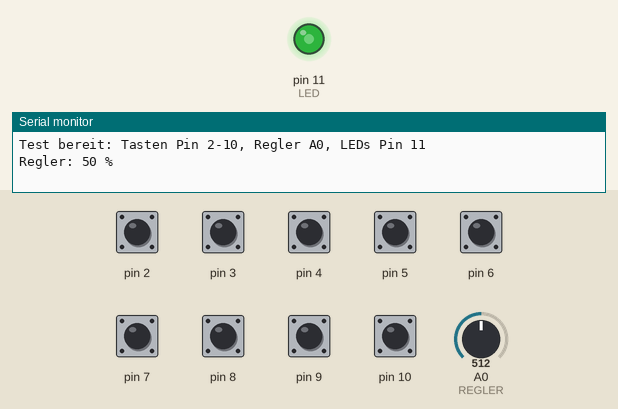
Simulated run of this sketch. Board: Arduino Mega 2560, built with avr-gcc and run on an emulated ATmega2560. On the bench: output pins drawn as LEDs (lit = HIGH), the last lines printed to the serial monitor. The test bench sets the inputs (shaded band); at power-on: pin 2–10 HIGH, A0 (REGLER) = 512.

Above: at 1.2 s.
1.3 s: pin 2 pulled LOW for 0.15 s
At 1.37 s:
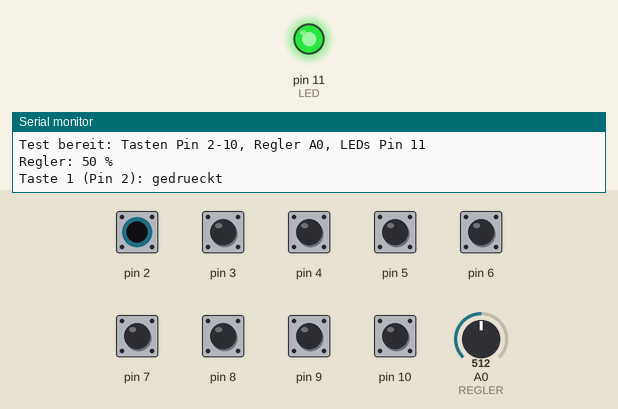
2.9 s: A0 (REGLER) set to 716
At 4.0 s:
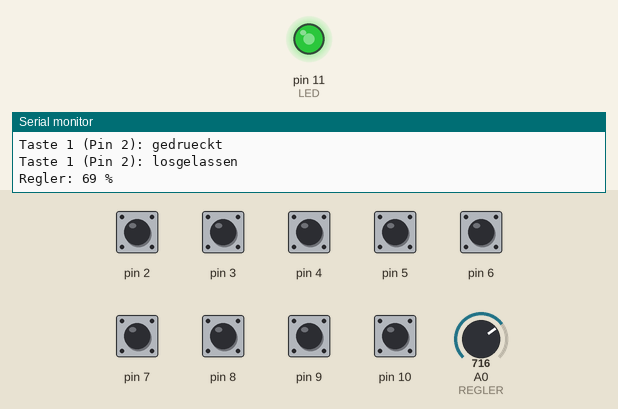
4.4 s: A0 (REGLER) set to 122
At 5.1 s:
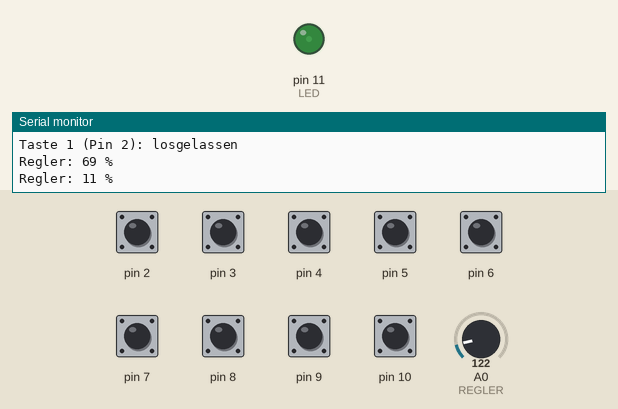
5.9 s: A0 (REGLER) set to 0
At 6.2 s:
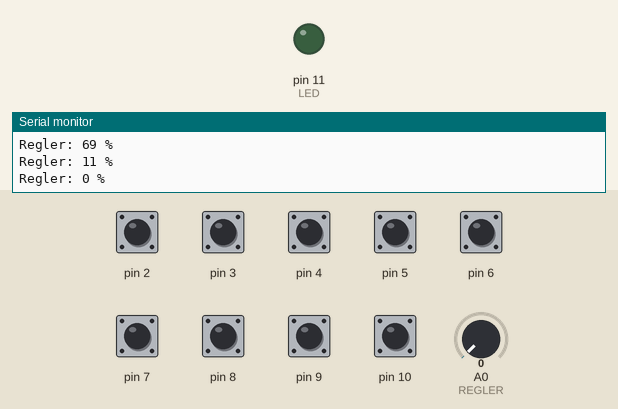
7.4 s: A0 (REGLER) set to 1023
At 8.6 s:
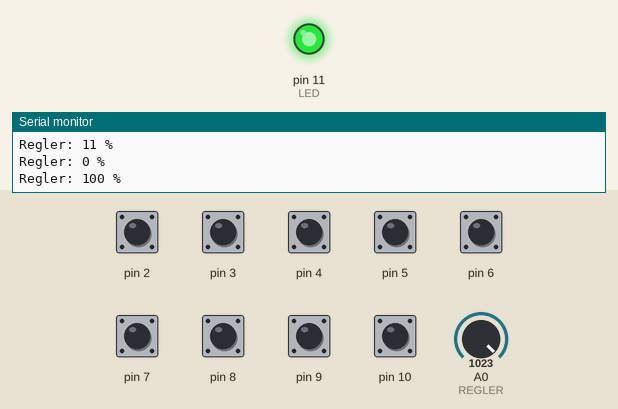
Timing chart, 0 to 9.9 s (numbered marks = the images above; inputs shaded):
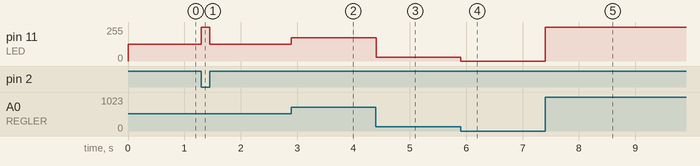

Measured:
- after the input at 1.3 s, pin 11 (LED): 127/255 → 255/255 at once, → 127/255 0.15 s later
- after the input at 2.9 s, pin 11 (LED): 127/255 → 175/255 at once
- after the input at 4.4 s, pin 11 (LED): 175/255 → 28/255 at once
- after the input at 5.9 s, pin 11 (LED): 28/255 → 0/255 at once
- after the input at 7.4 s, pin 11 (LED): 0/255 → 255/255 at once

The sketch:

tastentest.ino
```cpp
// Test für Arduino Nano: Tasten an Pin 2 bis 10 (jeweils Pin ↔ GND), Drehregler an A0, LEDs an Pin 11.
// Serial Monitor: zeigt Tastendruck und Reglerstellung. LEDs: Helligkeit folgt dem Regler, bei Tastendruck voll an.

const byte ERSTER = 2;
const byte LETZTER = 10;
const byte LED = 11;              // PWM-Pin, damit die Helligkeit regelbar ist
const byte REGLER = A0;
const unsigned long ENTPRELLEN_MS = 20;

bool unten[LETZTER + 1];
unsigned long zuletzt[LETZTER + 1];
int letzterProzent = -1;

void setup() {
  Serial.begin(9600);
  while (!Serial && millis() < 3000) {}
  for (byte p = ERSTER; p <= LETZTER; p++) {
    pinMode(p, INPUT_PULLUP);     // ohne Druck HIGH, gedrückt LOW
    unten[p] = false;
    zuletzt[p] = 0;
  }
  pinMode(LED, OUTPUT);
  Serial.println("Test bereit: Tasten Pin 2-10, Regler A0, LEDs Pin 11");
}

void loop() {
  bool irgendeine = false;
  for (byte p = ERSTER; p <= LETZTER; p++) {
    bool jetzt = digitalRead(p) == LOW;
    if (jetzt != unten[p] && millis() - zuletzt[p] > ENTPRELLEN_MS) {
      unten[p] = jetzt;
      zuletzt[p] = millis();
      Serial.print("Taste ");
      Serial.print(p - ERSTER + 1);
      Serial.print(" (Pin ");
      Serial.print(p);
      Serial.println(jetzt ? "): gedrueckt" : "): losgelassen");
    }
    if (unten[p]) irgendeine = true;
  }

  int prozent = map(analogRead(REGLER), 0, 1023, 0, 100);
  if (letzterProzent < 0 || abs(prozent - letzterProzent) >= 2) {
    letzterProzent = prozent;
    Serial.print("Regler: ");
    Serial.print(prozent);
    Serial.println(" %");
  }

  analogWrite(LED, irgendeine ? 255 : map(letzterProzent, 0, 100, 0, 255));
}
```
